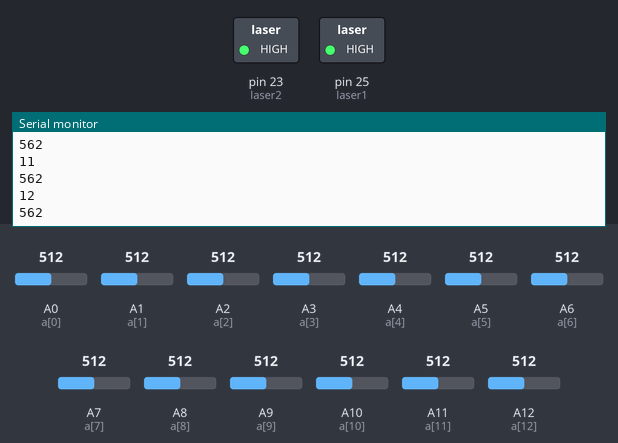
Recording of a sketch running on a simulated Arduino Mega 2560, built with avr-gcc and run on an emulated ATmega2560. On the bench: switched loads named in the sketch (green lamp = pin HIGH), the last lines printed to the serial monitor. Inputs (shaded band) come from the test bench; at power-on: A0 (a[0]) = 512, A1 (a[1]) = 512, A2 (a[2]) = 512, A3 (a[3]) = 512, A4 (a[4]) = 512, A5 (a[5]) = 512, A6 (a[6]) = 512, A7 (a[7]) = 512, A8 (a[8]) = 512, A9 (a[9]) = 512, A10 (a[10]) = 512, A11 (a[11]) = 512, A12 (a[12]) = 512.

Above: at 3.3 s.
3.4 s: A0 (a[0]) set to 716
At 3.8 s:
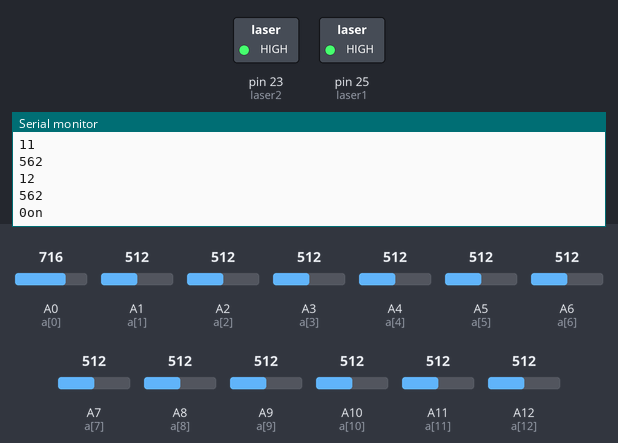
4.9 s: A0 (a[0]) set to 306
At 6.2 s:
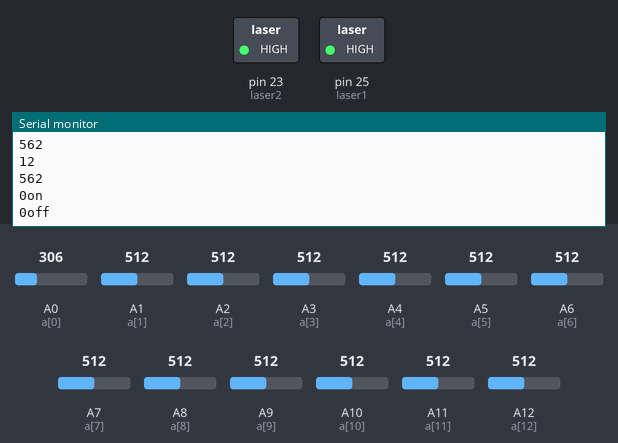
Timing chart, 0 to 7.9 s (numbered marks = the images above; inputs shaded):
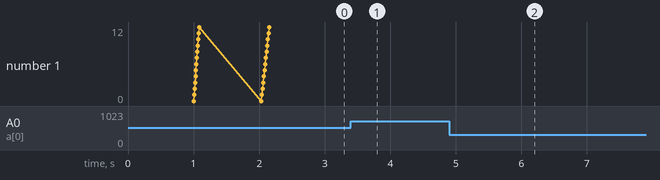

Measured:
- after the input at 3.4 s, the serial monitor: prints a new line at once (image 1)
- after the input at 4.9 s, the serial monitor: prints a new line at once (image 2)

The sketch:

laser_harp.ino
```cpp
int laser1=25;  //green laser relays
int laser2=23; //red laser relays
int i=0;
int v= 127;                 //predefined note velocity
//change the size of the array according to the no. of lasers you are using:
int  a[13]={A0,A1,A2,A3,A4,A5,A6,A7,A8,A9,A10,A11,A12}; //LDRs to detect lasers
int threshold[13];
int note[13]={48,49,50,51,52,53,54,55,56,57,58,59,60};   //note mapping; MIDI note values.
char flag[13]={0,0,0,0,0,0,0,0,0,0,0,0,0};
int p[13];

void setup() {
Serial.begin(9600); //UART over USB (for debug data)
Serial1.begin(31250); //UART for MIDI
//Set Pin Mode
pinMode (laser1, OUTPUT); //Power to lasers
pinMode (laser2, OUTPUT); //Red lasers: black keys equivalent
//begin calibration of threshold level of voltage from Pot. Divider
digitalWrite(laser1,LOW);
digitalWrite(laser2,LOW);
delay(1000);

for (i=0; i<13; i++)
{
Serial.print(i);Serial.println(" ");
threshold[i]=analogRead(a[i]);;Serial.println("\n");
}

digitalWrite(laser1,HIGH);
digitalWrite(laser2,HIGH);
delay(1000); //delay to let lasers turn on to full intensity

for (i=0; i<13; i++)
{
Serial.print(i); Serial.println(" ");
//calculates and automatically sets the threshold levels for analog values in order to detect a cut
threshold[i]+=analogRead(a[i]);
threshold[i]=threshold[i]/2 + 50;
Serial.print(threshold[i]);;Serial.println("\n");
}

}

void loop() {
  for (i=0; i<13; i++)
  {
    p[i]=analogRead(a[i]);
    if(p[i]<threshold[i]) p[i]=0;
    else p[i]=1;

      if (((p[i])^(flag[i])))    //check for note status change
     { reflect(p[i], i, v);
      //if note is on, set the flag
      if(p[i])  flag[i]++;
      else flag[i]=0;
     }
  }
}


void reflect(char status1,int note1, int vel1) //function to send MIDI data
{
  if (status1) {Serial1.write(145);  Serial.print(i); Serial.println("on");}  //145d= 1001 0001 b (note-on on channel1)
  else {Serial1.write(129);  Serial.print(i); Serial.println("off");}        //129d= 1000 0001 b (note-off on channel1)

  Serial1.write(note[note1]);

  Serial1.write(vel1);
}
```
